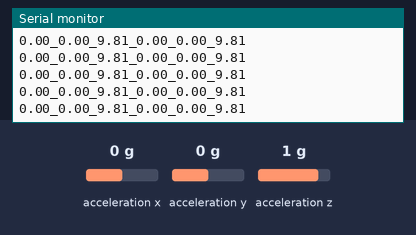
The sketch below on a simulated Arduino Leonardo, built with avr-gcc and run on an emulated ATmega32U4. Parts: the last lines printed to the serial monitor. The inputs (shaded band) are chosen by the test bench; at power-on: acceleration x 0 g, acceleration y 0 g, acceleration z 1 g.

Above: at 1.2 s.
1.3 s: acceleration x set to -1.4 g
At 1.8 s:
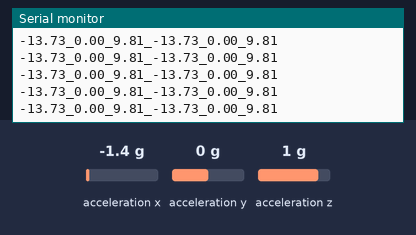
2.8 s: acceleration y set to -1.4 g
At 3.6 s:
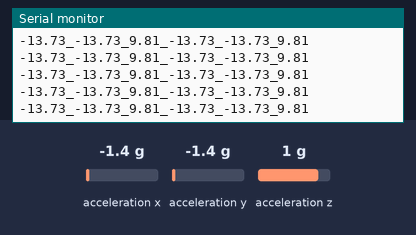
5.8 s: acceleration z set to -0.8 g
At 6.5 s:
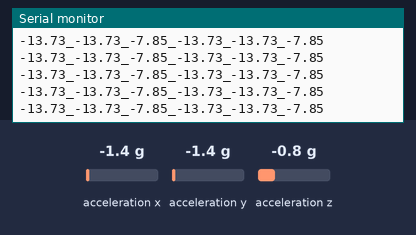
8.8 s: acceleration x set to -0.8 g
At 9.3 s:
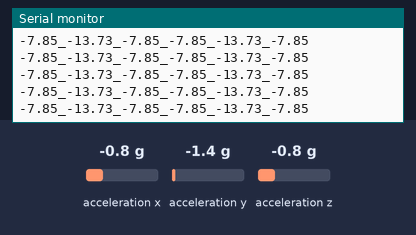
11.8 s: acceleration y set to 0 g
At 12.5 s:
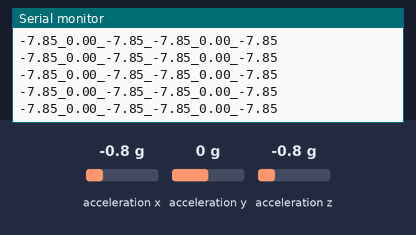
Timing chart, 0 to 14.8 s (numbered marks = the images above; inputs shaded):
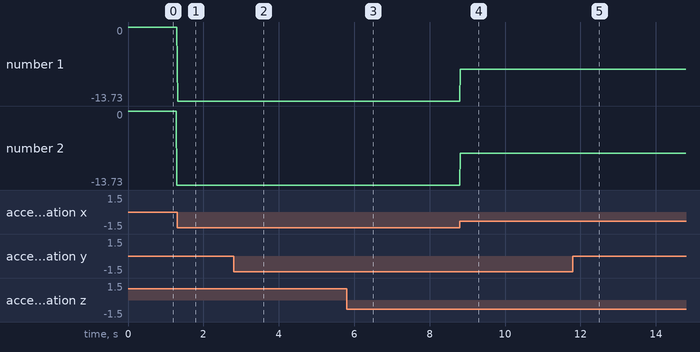

Measured:
- after the input at 1.3 s, the serial monitor: prints a new line at once (image 1)
- after the input at 2.8 s, the serial monitor: prints a new line at once (image 2)
- after the input at 5.8 s, the serial monitor: prints a new line at once (image 3)
- after the input at 8.8 s, the serial monitor: prints a new line at once (image 4)
- after the input at 11.8 s, the serial monitor: prints a new line at once (image 5)
- plotted number 1: 0 → -13.73 after the input at 1.3 s

The sketch:

Wire.ino
```cpp
#include <Wire.h>
#include <Adafruit_Sensor.h>
#include <Adafruit_ADXL345_U.h>

/* Assign a unique ID to this sensor at the same time */
//Define 2 device ID
Adafruit_ADXL345_Unified accel = Adafruit_ADXL345_Unified(12345);
Adafruit_ADXL345_Unified accel2 = Adafruit_ADXL345_Unified(12346);

void setup(void){
#ifndef ESP32
  while (!Serial); // for Leonardo/Micro/Zero
#endif
  Serial.begin(9600);
  //Serial.println("Accelerometer Test"); Serial.println("");

  /* Initialise the sensor */
  if(!accel2.begin(0x1D))
  {
    /* There was a problem detecting the ADXL345 ... check your connections */
    Serial.println("Ooops, no ADXL345 detected ... Check your 0x1D wiring!");
    while(1);
  }
  if(!accel.begin(0x53))
  {
    /* There was a problem detecting the ADXL345 ... check your connections */
    Serial.println("Ooops, no ADXL345 detected ... Check your 0x53 wiring!");
    while(1);
  }

  /* Set the range to whatever is appropriate for your project */
 // accel.setRange(ADXL345_RANGE_16_G);
  // accel.setRange(ADXL345_RANGE_8_G);
  // accel.setRange(ADXL345_RANGE_4_G);
  accel.setRange(ADXL345_RANGE_16_G);
  accel2.setRange(ADXL345_RANGE_16_G);
}

void loop(void) {
  /* Get a new sensor event */
  sensors_event_t event;
  accel.getEvent(&event);
  /* Display the results (acceleration is measured in m/s^2) */
  Serial.print(event.acceleration.x); Serial.print("_");
  Serial.print(event.acceleration.y); Serial.print("_");
  Serial.print(event.acceleration.z); Serial.print("_");

  sensors_event_t event2;
  accel2.getEvent(&event2);
  /* Display the results (acceleration is measured in m/s^2) */
  Serial.print(event2.acceleration.x); Serial.print("_");
  Serial.print(event2.acceleration.y); Serial.print("_");
  Serial.println(event2.acceleration.z);
  delay(10);
}
```
